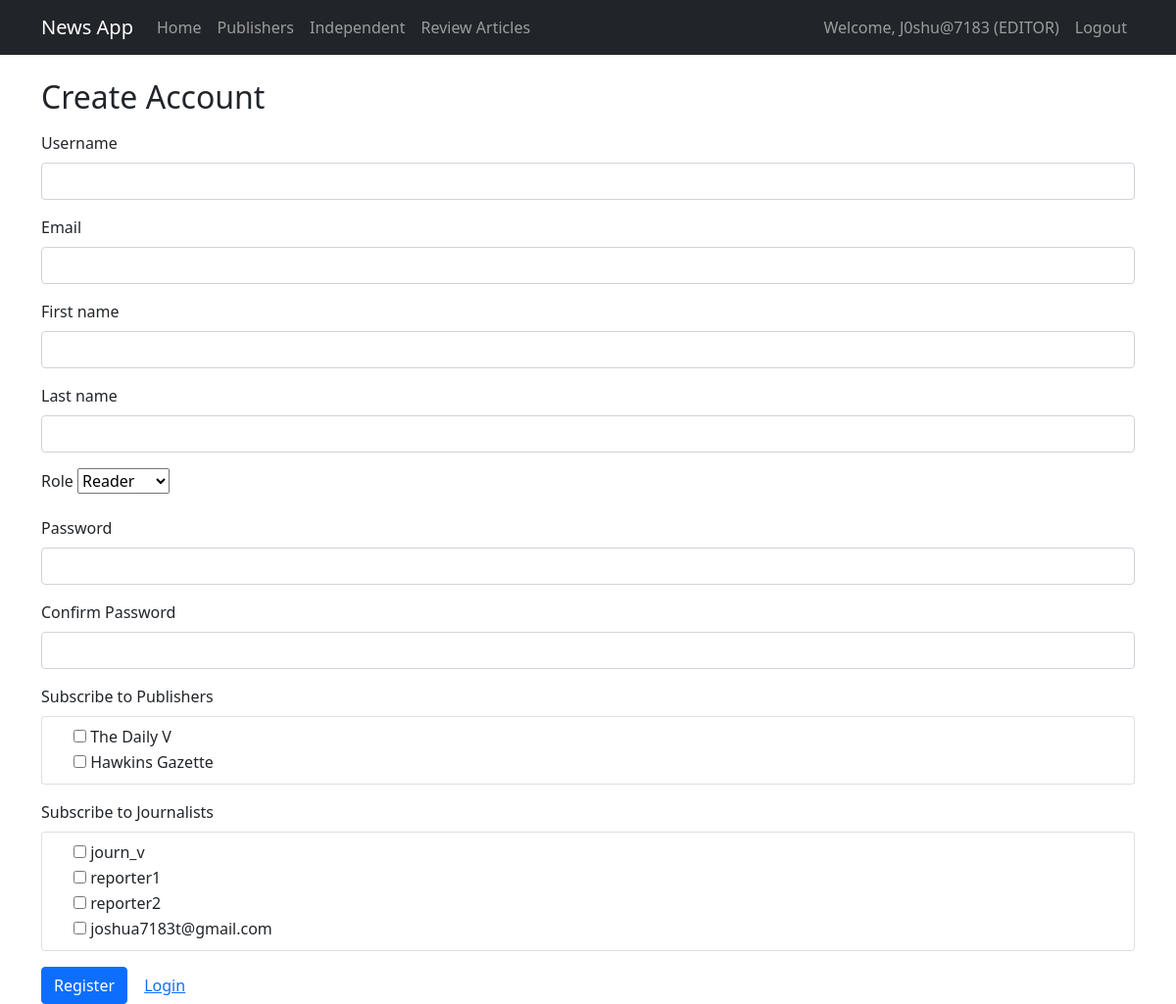
/accounts/register/ (signed in), run on the app's committed database.
### users/models.py (models this page shows, shortened)
class User(AbstractUser):
    class Roles(models.TextChoices):
        READER = 'READER', 'Reader'
        JOURNALIST = 'JOURNALIST', 'Journalist'
        EDITOR = 'EDITOR', 'Editor'
    role = models.CharField(max_length=20, choices=Roles.choices, default=Roles.READER)
    bio = models.TextField(blank=True)
    subscriptions_to_publishers = models.ManyToManyField('publications.Publisher', blank=True, related_name='subscribers')
    subscriptions_to_journalists = models.ManyToManyField('self', blank=True, symmetrical=False, related_name='journalist_subscribers')

### publications/models.py (models this page shows)
class Publisher(models.Model):
    title = models.CharField(max_length=200)
    description = models.TextField(blank=True)
    editors = models.ManyToManyField(settings.AUTH_USER_MODEL, related_name='publisher_editors', blank=True)
    journalists = models.ManyToManyField(settings.AUTH_USER_MODEL, related_name='publisher_journalists', blank=True)
    created_at = models.DateTimeField(auto_now_add=True)
    def __str__(self):
        return self.title

### users/views.py (the view)
# urls.py: path('register/', register, name='register'),
def register(request):
    if request.method == 'POST':
        form = RegistrationForm(request.POST)
        if form.is_valid():
            user = form.save()
            login(request, user)
            messages.success(request, 'Account created successfully')
            return redirect('home')
    else:
        form = RegistrationForm()
    return render(request, 'users/register.html', {'form': form})

### users/views.py (shortened to what this page needs)
class RegistrationForm(forms.ModelForm):
    password1 = forms.CharField(widget=forms.PasswordInput)
    password2 = forms.CharField(widget=forms.PasswordInput)
    role = forms.ChoiceField(choices=User.Roles.choices)
    subscriptions_to_publishers = forms.ModelMultipleChoiceField(
        queryset=Publisher.objects.all(),
        required=False,
        widget=forms.CheckboxSelectMultiple
    )
    subscriptions_to_journalists = forms.ModelMultipleChoiceField(
        queryset=User.objects.none(), # Set in __init__
        required=False,
        widget=forms.CheckboxSelectMultiple
    )
    def __init__(self, *args, **kwargs):
        super().__init__(*args, **kwargs)
        self.fields['subscriptions_to_journalists'].queryset = User.objects.filter(role=User.Roles.JOURNALIST)
        self.fields['subscriptions_to_publishers'].queryset = Publisher.objects.all()
    class Meta:
        model = User
        fields = ['username', 'email', 'first_name', 'last_name', 'role']

### templates/users/register.html (shortened to what this page needs)
{% extends 'base.html' %}
{% block content %}
<h2>Create Account</h2>
<form method="post" class="mt-3" novalidate>
  <div class="mb-3">
    <label class="form-label">Username</label>
    <input type="text" name="username" class="form-control" value="{{ form.username.value|default:'' }}">
  </div>
  <div class="mb-3">
    <label class="form-label">Email</label>
    <input type="email" name="email" class="form-control" value="{{ form.email.value|default:'' }}">
  </div>
  <div class="mb-3">
    <label class="form-label">First name</label>
    <input type="text" name="first_name" class="form-control" value="{{ form.first_name.value|default:'' }}">
  </div>
  <div class="mb-3">
    <label class="form-label">Last name</label>
    <input type="text" name="last_name" class="form-control" value="{{ form.last_name.value|default:'' }}">
  </div>
  <div class="mb-3">
    <label class="form-label">Role</label>
    {{ form.role }}
  </div>
  <div class="mb-3">
    <label class="form-label">Password</label>
    <input type="password" name="password1" class="form-control">
  </div>
  <div class="mb-3">
    <label class="form-label">Confirm Password</label>
    <input type="password" name="password2" class="form-control">
  </div>
  <div id="reader-fields">
    <div class="mb-3">
      <label class="form-label">Subscribe to Publishers</label>
      <div class="card p-2" style="max-height: 150px; overflow-y: auto;">
        {% for checkbox in form.subscriptions_to_publishers %}
          <div class="form-check">
            {{ checkbox.tag }}
            <label class="form-check-label" for="{{ checkbox.id_for_label }}">
              {{ checkbox.choice_label }}
            </label>
          </div>
        {% empty %}
          <small class="text-muted">No publishers available.</small>
        {% endfor %}
      </div>
    </div>
    <div class="mb-3">
      <label class="form-label">Subscribe to Journalists</label>
      <div class="card p-2" style="max-height: 150px; overflow-y: auto;">
        {% for checkbox in form.subscriptions_to_journalists %}
          <div class="form-check">
            {{ checkbox.tag }}
            <label class="form-check-label" for="{{ checkbox.id_for_label }}">
              {{ checkbox.choice_label }}
            </label>
          </div>
        {% empty %}
          <small class="text-muted">No journalists available.</small>
        {% endfor %}
      </div>
    </div>
  </div>
  <button type="submit" class="btn btn-primary">Register</button>
  <a href="{% url 'login' %}" class="btn btn-link">Login</a>
</form>
{% endblock %}

### templates/base.html (shortened to what this page needs)
<!DOCTYPE html>
<html lang="en">
<head>
    <link href="https://cdn.jsdelivr.net/npm/bootstrap@5.1.3/dist/css/bootstrap.min.css" rel="stylesheet">
</head>
<body>
    <nav class="navbar navbar-expand-lg navbar-dark bg-dark">
        <div class="container">
            <a class="navbar-brand" href="{% url 'home' %}">News App</a>
            <div class="collapse navbar-collapse">
                <ul class="navbar-nav me-auto">
                    <li class="nav-item">
                        <a class="nav-link" href="{% url 'home' %}">Home</a>
                    </li>
                    <li class="nav-item">
                        <a class="nav-link" href="{% url 'publisher_feed' %}">Publishers</a>
                    </li>
                    <li class="nav-item">
                        <a class="nav-link" href="{% url 'independent_feed' %}">Independent</a>
                    </li>
                    {% if user.is_authenticated %}
                        {% if user.role == 'EDITOR' %}
                            <li class="nav-item">
                                <a class="nav-link" href="{% url 'approval_list' %}">Review Articles</a>
                            </li>
                        {% endif %}
                    {% endif %}
                </ul>
                <ul class="navbar-nav ms-auto">
                    {% if user.is_authenticated %}
                        <li class="nav-item">
                            <span class="nav-link">Welcome, {{ user.username }} ({{ user.role }})</span>
                        </li>
                        <li class="nav-item">
                            <a class="nav-link" href="{% url 'logout' %}">Logout</a>
                        </li>
                    {% endif %}
                </ul>
            </div>
        </div>
    </nav>
    <div class="container mt-4">
        {% block content %}
        {% endblock %}
    </div>
</body>
</html>

### data on the page
User: username "J0shu@7183", role "EDITOR"
Publisher: choice_label "The Daily V"
Publisher: choice_label "Hawkins Gazette"
User: choice_label "journ_v"
User: choice_label "reporter1"
User: choice_label "reporter2"
User: choice_label "joshua7183t@gmail.com"
